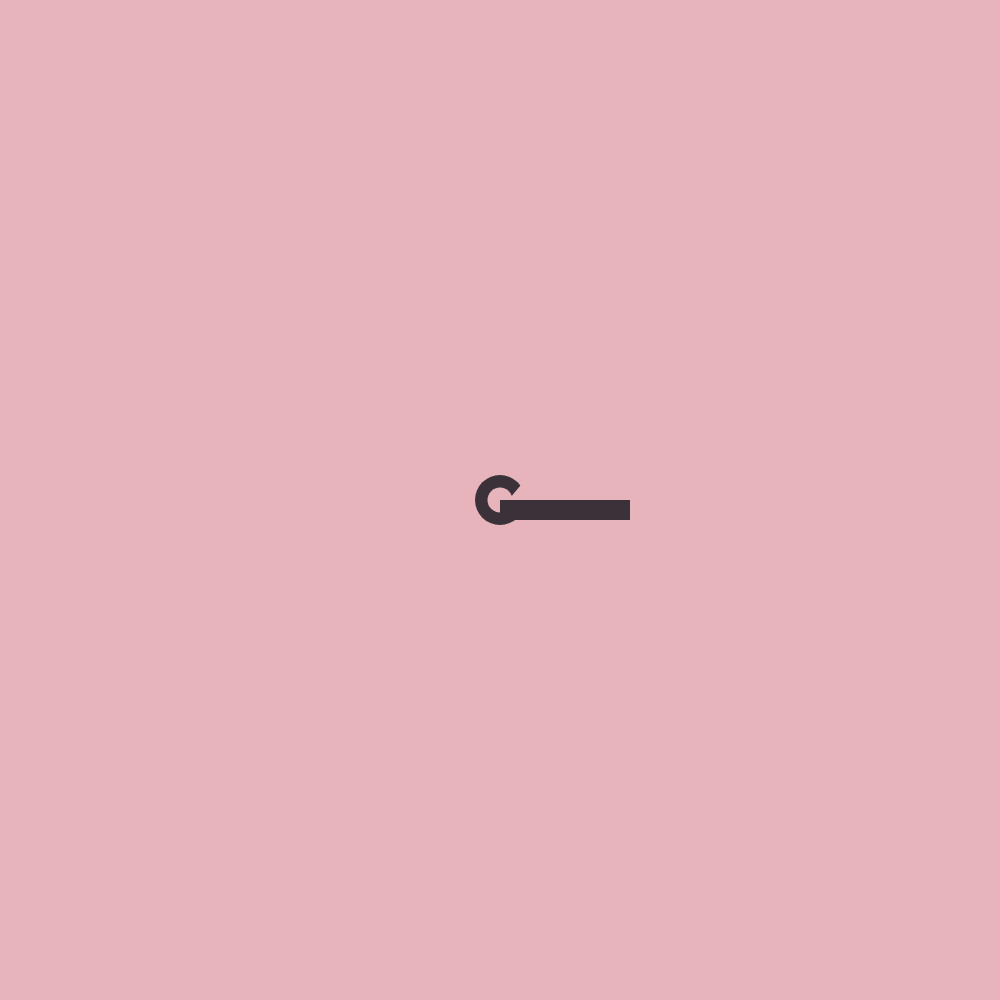
Frame 1 (no input)
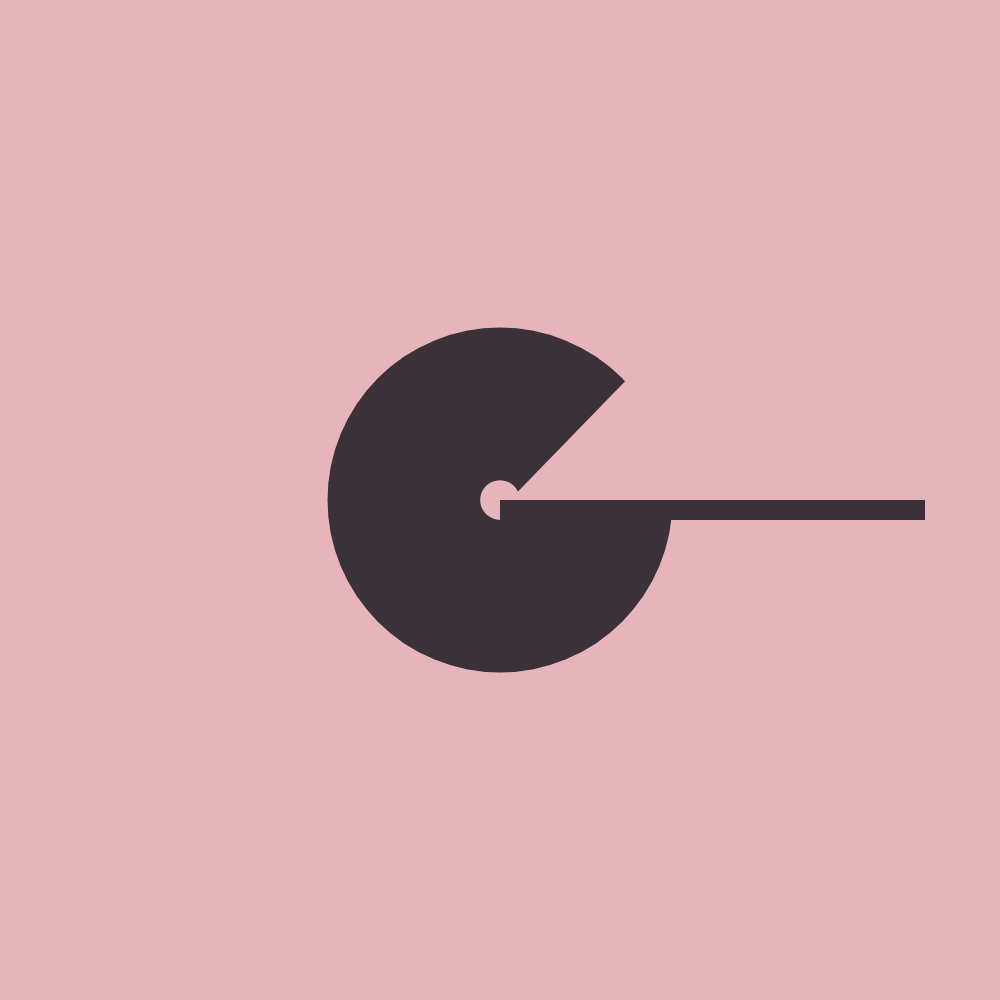
Frame 60 (no input)
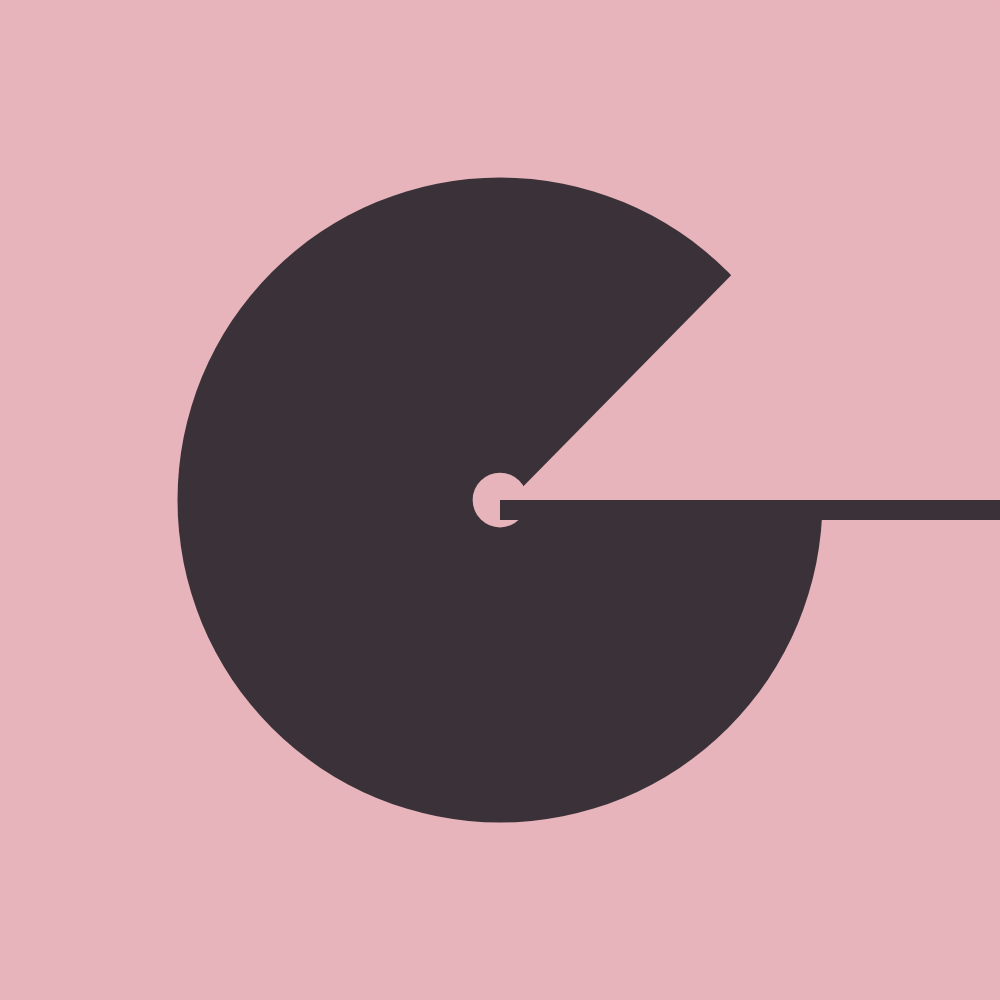
Frame 120 (the mouse pressed at the canvas centre since frame 60)

The p5.js sketch that drew these frames (run headless with seeded random() and noise() and a simulated clock; from frame 60 on, the mouse is pressed at the canvas centre):

// p5.js sketch
// ── sketch.js
let x, y;
let size = 50;
let size2 = 25;

function setup() {
  createCanvas(1000, 1000);
  x = width / 2;
  y = height / 2;
  noStroke();
}

function draw() {
  background("#E8B4BC");
  fill("#3a3238");
  ellipse(x, y, size);
  fill("#E8B4BC");
  ellipse(x, y, size2);
  fill("#E8B4BC");
  triangle(x, y + 10, x + size, y - size, x + size, y + 10);
  fill("#3a3238");
  rect(x, y, 80+size, 20);

  size += 5;
  size2 += 0.25;
  if (size >= min(width, height)) {
    size = 50;
  }
}
